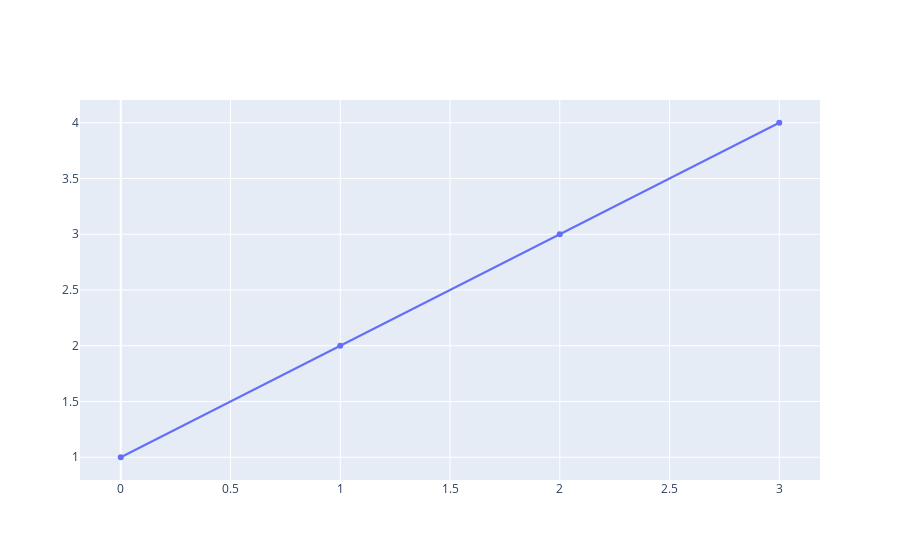

Notebook code cell kept with this figure:
### Code cell
fig2.add_trace(
    go.Scatter(
       # x = spread_18.time,
        y = [1,2,3,4]
    )
)

### Figure 1 — Plotly figure (JSON) as saved in the notebook; plotly's stock layout.template omitted (floating-point values rounded to 4 significant figures)
{"data": [{"type": "scatter", "y": [1, 2, 3, 4]}], "layout": {}}
